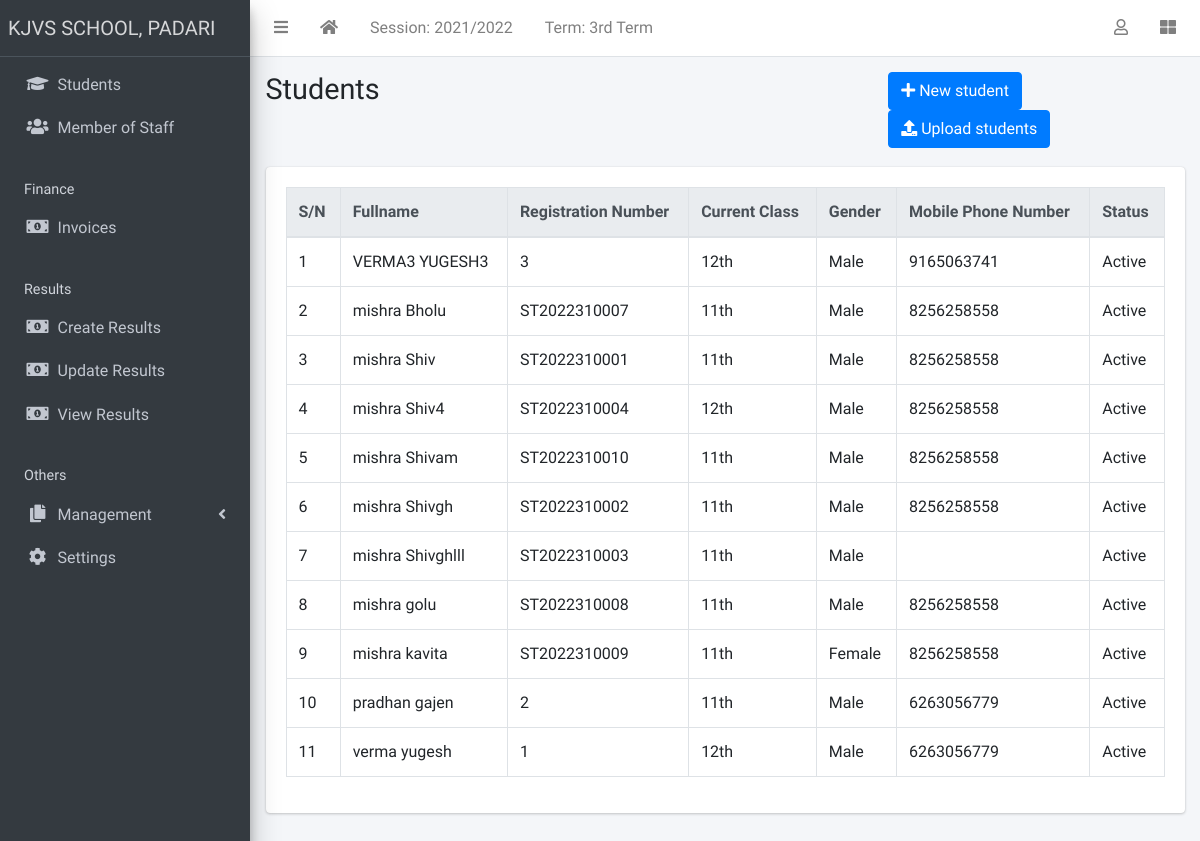
Before: /student/list (signed in) with the older database file.
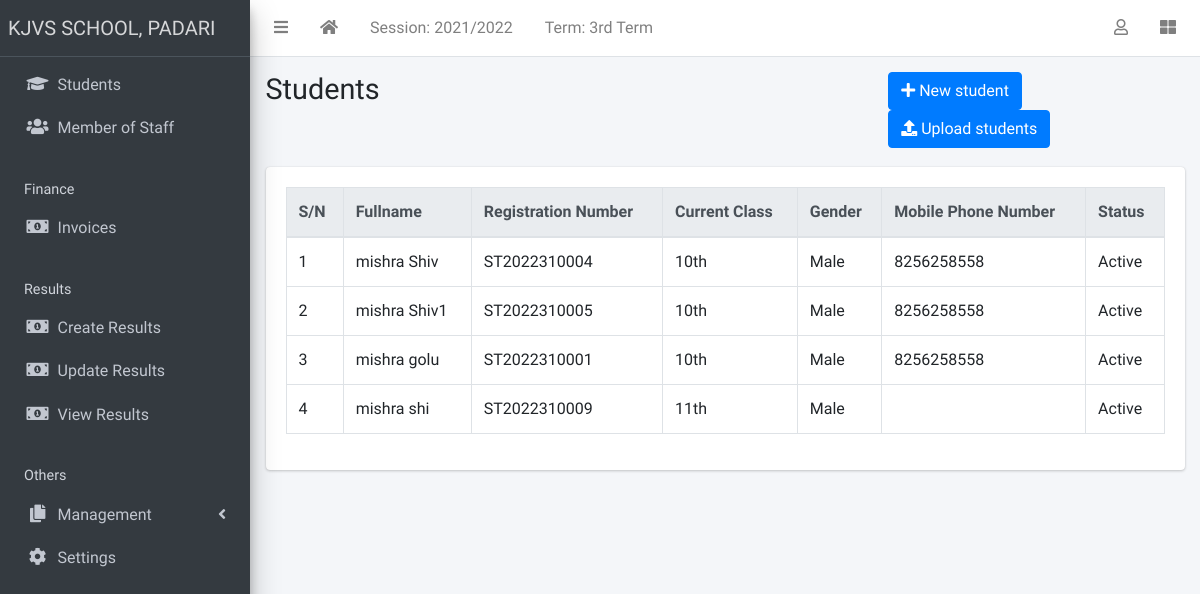
After: the same page with the newer database file.
### apps/corecode/models.py (models this page shows, shortened)
class AcademicSession(models.Model):
    name = models.CharField(max_length=200, unique=True)
    current = models.BooleanField(default=True)
    class Meta:
        ordering = ["-name"]

class AcademicTerm(models.Model):
    name = models.CharField(max_length=20, unique=True)
    current = models.BooleanField(default=True)
    class Meta:
        ordering = ["name"]

class SiteConfig(models.Model):
    key = models.SlugField()
    value = models.CharField(max_length=200)

class StudentClass(models.Model):
    name = models.CharField(max_length=200, unique=True)
    class Meta:
        verbose_name = "Class"
        verbose_name_plural = "Classes"
        ordering = ["name"]
    def __str__(self):
        return self.name

### apps/students/models.py (models this page shows, shortened)
class Student(models.Model):
    STATUS_CHOICES = [("active", "Active"), ("inactive", "Inactive")]
    GENDER_CHOICES = [("male", "Male"), ("female", "Female")]
    current_status = models.CharField(
        max_length=10, choices=STATUS_CHOICES, default="active"
    )
    registration_number = models.CharField(max_length=200, unique=True)
    surname = models.CharField(max_length=200)
    firstname = models.CharField(max_length=200)
    other_name = models.CharField(max_length=200, blank=True)
    gender = models.CharField(max_length=10, choices=GENDER_CHOICES, default="male")
    date_of_birth = models.DateField(default=timezone.now)
    current_class = models.ForeignKey(
        StudentClass, on_delete=models.SET_NULL, blank=True, null=True
    )
    date_of_admission = models.DateField(default=timezone.now)
    mobile_num_regex = RegexValidator(
        regex="^[0-9]{10,15}$", message="Entered mobile number isn't in a right format!"
    )
    parent_mobile_number = models.CharField(
        validators=[mobile_num_regex], max_length=13, blank=True
    )
    address = models.TextField(blank=True)
    others = models.TextField(blank=True)
    passport = models.ImageField(blank=True, upload_to="students/passports/")
    class Meta:
        ordering = ["surname", "firstname", "other_name"]

### apps/students/views.py (the view)
# urls.py: path("list", StudentListView.as_view(), name="student-list"),
class StudentListView(LoginRequiredMixin, ListView):
    model = Student
    template_name = "index.html"
    template_name = "students/student_list.html"
    students= Student.objects.all()

### apps/corecode/context_processors.py (called while the page is built)
def site_defaults(request):
    current_session = AcademicSession.objects.get(current=True)
    current_term = AcademicTerm.objects.get(current=True)
    vals = SiteConfig.objects.all()
    contexts = {
        "current_session": current_session.name,
        "current_term": current_term.name,
    }
    for val in vals:
        contexts[val.key] = val.value
    return contexts

### apps/students/templates/students/student_list.html (shortened to what this page needs)
{% extends 'base.html' %}
{% block title %}Students{% endblock title %}
{% block breadcrumb %}
<a class="btn btn-primary" href="{% url 'student-create' %}"><i
    class="fas fa-plus"></i> New student</a>
<a class="btn btn-primary" href="{% url 'student-upload' %}"><i
    class="fas fa-upload"></i> Upload students</a>
{% endblock breadcrumb %}
{% block content %}
  <div class="table-responsive">
    <table id="studenttable" class="table table-bordered table-hover" data-page-length='100'>
      <thead class="thead-light">
        <tr>
          <th>S/N</th>
          <th>Fullname</th>
          <th>Registration Number</th>
          <th>Current Class</th>
          <th>Gender</th>
          <th>Mobile Phone Number</th>
          <th>Status</th>
        </tr>
      </thead>
      <tbody>
        {% for student in object_list %}
          <tr class='clickable-row' data-href="{% url 'student-detail' student.id %}">
            <td>{{ forloop.counter}}</td>
            <td>{{ student.surname}} {{student.firstname }} {{student.other_name }}</td>
            <td>{{ student.registration_number}}</td>
            <td>{{ student.current_class}}</td>
            <td>{{ student.get_gender_display}}</td>
            <td>{{ student.parent_mobile_number}}</td>
            <td>{{ student.get_current_status_display}}</td>
          </tr>
        {% endfor %}
      </tbody>
    </table>
  </div>
{% endblock content %}

### templates/base.html (shortened to what this page needs)
{% load static %}
<!DOCTYPE html>
<html lang="en">
<head>
  <link rel="stylesheet" href="{% static 'plugins/fontawesome-free/css/all.min.css' %}">
  <link rel="stylesheet" href="{% static 'plugins/toastr/toastr.min.css' %}">
  <link rel="stylesheet"
    href="{% static 'plugins/overlayScrollbars/css/OverlayScrollbars.min.css' %}">
  <link rel="stylesheet" href="{% static 'plugins/Datatables/datatables.min.css' %}" />
  <link rel="stylesheet" href="{% static 'dist/css/adminlte.min.css' %}">
</head>
<body
  class="hold-transition sidebar-mini layout-fixed layout-navbar-fixed layout-footer-fixed">
  <div class="wrapper">
    <nav class="main-header navbar navbar-expand navbar-white navbar-light">
      <ul class="navbar-nav">
        <li class="nav-item">
          <a class="nav-link" data-widget="pushmenu" href="#" role="button"><i
              class="fas fa-bars"></i></a>
        </li>
        <li class="nav-item d-none d-sm-inline-block">
          <a href="{% url 'dashboard' %} " class="nav-link"><i class="fa fa-home"></i></a>
        </li>
        <li class="nav-item d-none d-sm-inline-block">
          <a href="{% url 'current-session' %}" class="nav-link">Session: {{ current_session }}</a>
        </li>
        <li class="nav-item d-none d-sm-inline-block">
          <a href="{% url 'current-session' %}" class="nav-link">Term: {{ current_term }}</a>
        </li>
      </ul>
      <ul class="navbar-nav ml-auto">
        <li class="nav-item dropdown">
          <a class="nav-link" data-toggle="dropdown" href="#">
            <i class="far fa-user"></i>
          </a>
        </li>
        <li class="nav-item">
          <a class="nav-link" data-widget="control-sidebar" data-slide="true"
            href="#" role="button"><i class="fas fa-th-large"></i></a>
        </li>
      </ul>
    </nav>
    <aside class="main-sidebar sidebar-dark-primary elevation-4">
      <a href="{% url 'home' %}" class="brand-link">{{ school_name | default:"MySchool" }}</a>
      <div class="sidebar">
        <nav class="mt-2">
          <ul class="nav nav-pills nav-sidebar flex-column"
            data-widget="treeview" role="menu" data-accordion="false">
            <li class="nav-item">
              <a href="{% url 'student-list' %}" class="nav-link">
                <i class="nav-icon fas fa-graduation-cap"></i>
                <p>
                  Students
                </p>
              </a>
            </li>
            <li class="nav-item">
              <a href="{% url 'staff-list' %}" class="nav-link">
                <i class="nav-icon fas fa-users"></i>
                <p>
                  Member of Staff
                </p>
              </a>
            </li>
            <li class="nav-header">Finance</li>
            <li class="nav-item">
              <a href="{% url 'invoice-list' %}" class="nav-link">
                <i class="nav-icon fas fa-money-bill-alt"></i>
                <p>
                  Invoices
                </p>
              </a>
            </li>
            <li class="nav-header">Results</li>
            <li class="nav-item">
              <a href="{% url 'create-result' %}" class="nav-link">
                <i class="nav-icon fas fa-money-bill-alt"></i>
                <p>
                  Create Results
                </p>
              </a>
            </li>
            <li class="nav-item">
              <a href="{% url 'edit-results' %}" class="nav-link">
                <i class="nav-icon fas fa-money-bill-alt"></i>
                <p>
                  Update Results
                </p>
              </a>
            </li>
            <li class="nav-item">
              <a href="{% url 'view-results' %}" class="nav-link">
                <i class="nav-icon fas fa-money-bill-alt"></i>
                <p>
                  View Results
                </p>
              </a>
            </li>
            <li class="nav-header">Others</li>
            <li class="nav-item has-treeview">
              <a href="#" class="nav-link">
                <i class="nav-icon fas fa-copy"></i>
                <p>
                  Management
                  <i class="fas fa-angle-left right"></i>
                </p>
              </a>
            </li>
            <li class="nav-item">
              <a href="{% url 'configs' %}" class="nav-link">
                <i class="nav-icon fas fa-cog"></i>
                <p>
                  Settings
                </p>
              </a>
            </li>
          </ul>
        </nav>
      </div>
    </aside>
    <div class="content-wrapper">
      <section class="content-header">
        <div class="container-fluid">
          <div class="row mb-1">
            <div class="col-sm-8">
              <h1>{% block title %}{% endblock title %}</h1>
            </div>
            <div class="col-sm-4">
              <ol class="breadcrumb float-sm-right">
                <li class="breadcrumb-item">{% block breadcrumb %}{% endblock breadcrumb %}</li>
              </ol>
            </div>
          </div>
        </div>
      </section>
      <section class="content">
        <div class="container-fluid">
          <div class="row">
            <div class="col-md-12">
              {% block fullcard %}
              <div class="card">
                <div class="card-body">
                  <div class="row">
                    <div class="col">
                      {% block content %}
                      {% endblock content %}
                    </div>
                  </div>
                </div>
              </div>
              {% endblock fullcard %}
            </div>
          </div>
        </div>
      </section>
    </div>
  </div>
</body>
</html>

Changed rows visible on the page:
removed Student: surname "VERMA3", firstname "YUGESH3", registration_number "3", current_class "12th", gender "Male", parent_mobile_number "9165063741", current_status "Active"
removed Student: surname "mishra", firstname "Bholu", registration_number "ST2022310007", current_class "11th", gender "Male", parent_mobile_number "8256258558", current_status "Active"
removed Student: surname "mishra", firstname "Shiv", registration_number "ST2022310001", current_class "11th", gender "Male", parent_mobile_number "8256258558", current_status "Active"
removed Student: surname "mishra", firstname "Shiv4", registration_number "ST2022310004", current_class "12th", gender "Male", parent_mobile_number "8256258558", current_status "Active"
removed Student: surname "mishra", firstname "Shivam", registration_number "ST2022310010", current_class "11th", gender "Male", parent_mobile_number "8256258558", current_status "Active"
removed Student: surname "mishra", firstname "Shivgh", registration_number "ST2022310002", current_class "11th", gender "Male", parent_mobile_number "8256258558", current_status "Active"
removed Student: surname "mishra", firstname "Shivghlll", registration_number "ST2022310003", current_class "11th", gender "Male", current_status "Active"
removed Student: surname "mishra", firstname "golu", registration_number "ST2022310008", current_class "11th", gender "Male", parent_mobile_number "8256258558", current_status "Active"
removed Student: surname "mishra", firstname "kavita", registration_number "ST2022310009", current_class "11th", gender "Female", parent_mobile_number "8256258558", current_status "Active"
removed Student: surname "pradhan", firstname "gajen", registration_number "2", current_class "11th", gender "Male", parent_mobile_number "6263056779", current_status "Active"
removed Student: surname "verma", firstname "yugesh", registration_number "1", current_class "12th", gender "Male", parent_mobile_number "6263056779", current_status "Active"
added Student: surname "mishra", firstname "Shiv", registration_number "ST2022310004", current_class "10th", gender "Male", parent_mobile_number "8256258558", current_status "Active"
added Student: surname "mishra", firstname "Shiv1", registration_number "ST2022310005", current_class "10th", gender "Male", parent_mobile_number "8256258558", current_status "Active"
added Student: surname "mishra", firstname "golu", registration_number "ST2022310001", current_class "10th", gender "Male", parent_mobile_number "8256258558", current_status "Active"
added Student: surname "mishra", firstname "shi", registration_number "ST2022310009", current_class "11th", gender "Male", current_status "Active"
